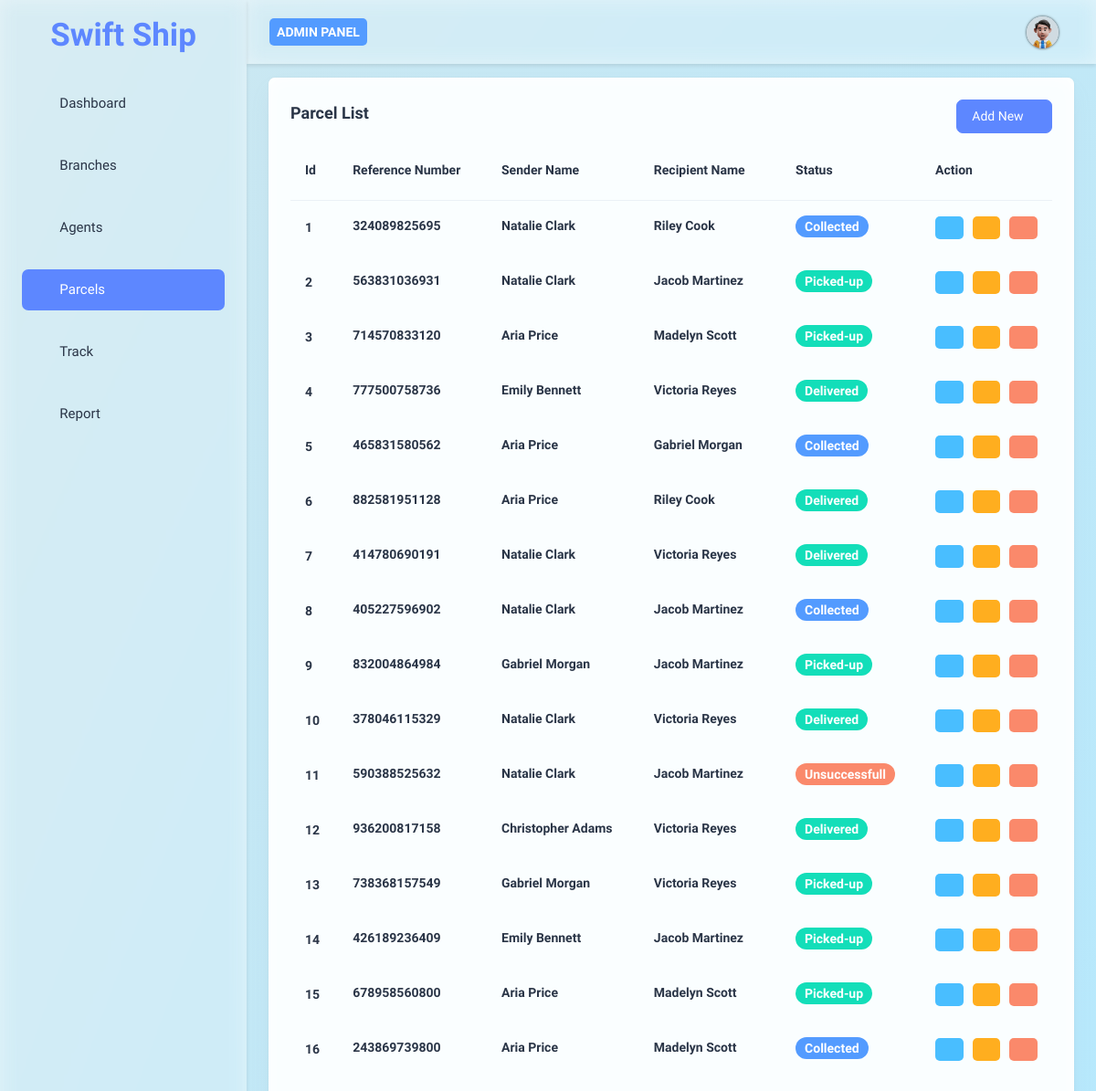
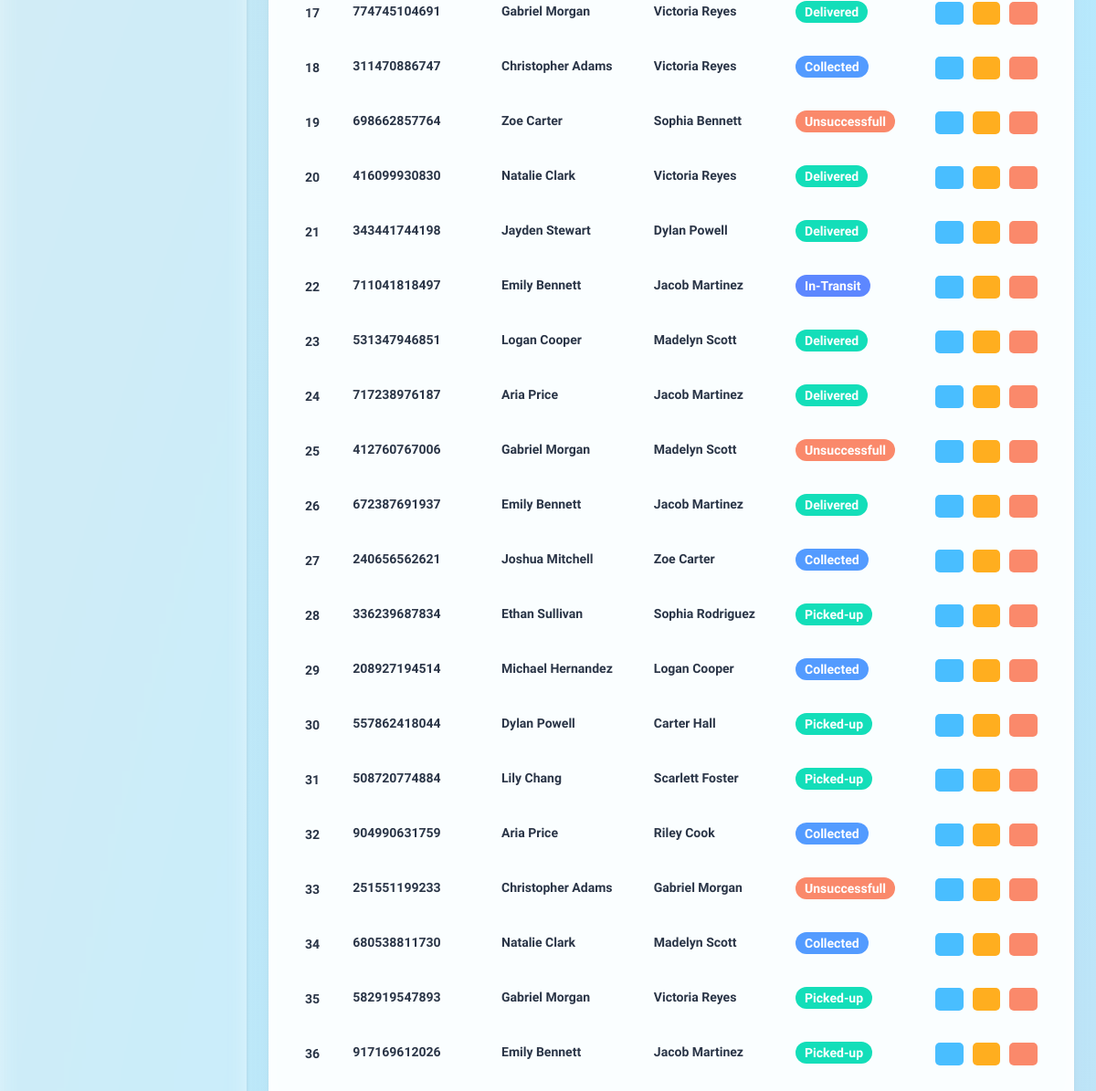
The app's page /admin/php/parcel_list.php (signed in) with its own data (2 pictures, top to bottom).
### tables this page shows
CREATE TABLE `parcels` (
  `id` int(30) NOT NULL,
  `reference_number` varchar(100) NOT NULL,
  `sender_name` text NOT NULL,
  `sender_address` text NOT NULL,
  `sender_contact` text NOT NULL,
  `recipient_name` text NOT NULL,
  `recipient_address` text NOT NULL,
  `recipient_contact` text NOT NULL,
  `type` int(1) NOT NULL COMMENT '1 = Deliver, 2=Pickup',
  `from_branch_id` varchar(30) NOT NULL,
  `to_branch_id` varchar(30) NOT NULL,
  `weight` varchar(100) NOT NULL,
  `height` varchar(100) NOT NULL,
  `width` varchar(100) NOT NULL,
  `length` varchar(100) NOT NULL,
  `price` float NOT NULL,
  `status` int(2) NOT NULL DEFAULT 0,
  `date_created` datetime NOT NULL DEFAULT current_timestamp()
);

### admin/php/parcel_list.php (the view, shortened to what this page needs)
<?php
if (isset($_SESSION["log_email"])) {
?>
<!DOCTYPE html>
<html lang="en">
<head>
    <link rel="stylesheet" href="../assets/css/styles.min.css">
</head>
<body>
    <div class="page-wrapper" id="main-wrapper" data-layout="vertical" data-navbarbg="skin6" data-sidebartype="full"
        data-sidebar-position="fixed" data-header-position="fixed">
        <?php include("sidebar.php") ?>
        <div class="body-wrapper">
            <?php include("header.php") ?>
            <div class="container-fluid">
                <div class="row">
                    <div class="col-lg-12 d-flex align-items-stretch">
                        <div class="card w-100">
                            <div class="card-body p-4">
                                <div class="col-md-12 d-flex justify-content-between align-items-center mb-3">
                                    <h5 class="card-title fw-semibold">Parcel List</h5>
                                    <button type="button" data-bs-toggle="modal" data-bs-target="#addParcelModal"
                                        class="btn btn-primary">
                                        Add New <i class="ti ti-plus"></i>
                                    </button>
                                </div>
                                <div class="table-responsive">
                                    <table id="table-data" class="table text-nowrap mb-0 align-middle">
                                        <thead class="text-dark">
                                            <tr>
                                                <th class="border-bottom-1">
                                                    <h6 class="fw-semibold">Id</h6>
                                                </th>
                                                <th class="border-bottom-1">
                                                    <h6 class="fw-semibold">Reference Number</h6>
                                                </th>
                                                <th class="border-bottom-1">
                                                    <h6 class="fw-semibold">Sender Name</h6>
                                                </th>
                                                <th class="border-bottom-1">
                                                    <h6 class="fw-semibold">Recipient Name</h6>
                                                </th>
                                                <th class="border-bottom-1">
                                                    <h6 class="fw-semibold">Status</h6>
                                                </th>
                                                <th class="border-bottom-1">
                                                    <h6 class="fw-semibold">Action</h6>
                                                </th>
                                            </tr>
                                        </thead>
                                        <tbody>
                                            <?php
                                                if ($_SESSION['log_type'] == '2') {
                                                    $log_branchId = $_SESSION['log_branchId'];
                                                    $qry = $conn->query("SELECT * FROM parcels WHERE from_branch_id = $log_branchId order by  unix_timestamp(date_created) desc");
                                                } else {
                                                    $qry = $conn->query("SELECT * FROM parcels order by  unix_timestamp(date_created) desc ");
                                                }
                                                $index = 1;
                                                while ($row = $qry->fetch_assoc()) :
                                                ?>
                                            <tr>
                                                <td class="border-bottom-0">
                                                    <h6 class="fw-semibold mb-0">
                                                        <?php echo $index;
                                                                $index++ ?>
                                                    </h6>
                                                </td>
                                                <td class="border-bottom-0">
                                                    <h6 class="fw-semibold mb-1">
                                                        <?php echo ($row['reference_number']) ?>
                                                    </h6>
                                                </td>
                                                <td class="border-bottom-0">
                                                    <h6 class="fw-semibold mb-1">
                                                        <?php echo ucwords($row['sender_name']) ?>
                                                    </h6>
                                                </td>
                                                <td class="border-bottom-0">
                                                    <div class="d-flex align-items-center gap-2">
                                                        <h6 class="fw-semibold mb-1">
                                                            <?php echo ucwords($row['recipient_name']) ?>
                                                        </h6>
                                                    </div>
                                                </td>
                                                <td class="border-bottom-0">
                                                    <h6 class="fw-semibold mb-1">
                                                        <?php
                                                                switch ($row['status']) {
                                                                    case '1':
                                                                        echo "<span class='badge bg-info rounded-3 fw-semibold'> Collected</span>";
                                                                        break;
                                                                    case '3':
                                                                        echo "<span class='badge bg-primary rounded-3 fw-semibold'> In-Transit</span>";
                                                                        break;
                                                                    case '7':
                                                                        echo "<span class='badge bg-success rounded-3 fw-semibold'>Delivered</span>";
                                                                        break;
                                                                    case '8':
                                                                        echo "<span class='badge bg-success rounded-3 fw-semibold'>Picked-up</span>";
                                                                        break;
                                                                    case '9':
                                                                        echo "<span class='badge bg-danger rounded-3 fw-semibold'> Unsuccessfull</span>";
                                                                        break;
                                                                }
                                                                ?>
                                                    </h6>
                                                </td>
                                                <td class="border-bottom-0">
                                                    <div class="d-flex align-items-center justify-content-between">
                                                        <a href="#" data-bs-toggle="modal" data-bs-target="#trackModal"
                                                            data-parcel="<?php echo $row['id']; ?>"
                                                            onclick="viewParcelDetails()">
                                                            <span class="badge bg-secondary rounded-1 me-1">
                                                                <i class="ti ti-eye text-dark"></i>
                                                            </span>
                                                        </a>
                                                        <?php
                                                                if ($_SESSION['log_type'] != '2') { ?>
                                                        <a href="#" class="edit-parcel-btn" data-bs-toggle="modal"
                                                            data-bs-target="#editParcelModal"
                                                            data-parcel-id="<?php echo $row['id']; ?>">
                                                            <span class="badge bg-warning rounded-1 me-1">
                                                                <i class="ti ti-edit text-dark"></i>
                                                            </span>
                                                        </a>
                                                        <a href="#" onclick="deleteParcel(<?php echo $row['id']; ?>)">
                                                            <span class="badge bg-danger rounded-1">
                                                                <i class="ti ti-trash text-dark"></i>
                                                            </span>
                                                        </a>
                                                        <?php } ?>
                                                    </div>
                                                </td>
                                            </tr>
                                            <?php endwhile; ?>
                                        </tbody>
                                    </table>
                                </div>
                            </div>
                        </div>
                    </div>
                </div>
            </div>
        </div>
    </div>
</body>
</html>
<?php
} else {
    header("Location: ../../index.php");
}
?>

### records on screen
parcels: reference_number "324089825695", sender_name "Natalie Clark", recipient_name "Riley Cook", status "Collected"
parcels: reference_number "563831036931", sender_name "Natalie Clark", recipient_name "Jacob Martinez", status "Picked-up"
parcels: reference_number "714570833120", sender_name "Aria Price", recipient_name "Madelyn Scott", status "Picked-up"
parcels: reference_number "777500758736", sender_name "Emily Bennett", recipient_name "Victoria Reyes", status "Delivered"
parcels: reference_number "465831580562", sender_name "Aria Price", recipient_name "Gabriel Morgan", status "Collected"
parcels: reference_number "882581951128", sender_name "Aria Price", recipient_name "Riley Cook", status "Delivered"
parcels: reference_number "414780690191", sender_name "Natalie Clark", recipient_name "Victoria Reyes", status "Delivered"
parcels: reference_number "405227596902", sender_name "Natalie Clark", recipient_name "Jacob Martinez", status "Collected"
parcels: reference_number "832004864984", sender_name "Gabriel Morgan", recipient_name "Jacob Martinez", status "Picked-up"
parcels: reference_number "378046115329", sender_name "Natalie Clark", recipient_name "Victoria Reyes", status "Delivered"
parcels: reference_number "590388525632", sender_name "Natalie Clark", recipient_name "Jacob Martinez", status "Unsuccessfull"
parcels: reference_number "936200817158", sender_name "Christopher Adams", recipient_name "Victoria Reyes", status "Delivered"
parcels: reference_number "738368157549", sender_name "Gabriel Morgan", recipient_name "Victoria Reyes", status "Picked-up"
parcels: reference_number "426189236409", sender_name "Emily Bennett", recipient_name "Jacob Martinez", status "Picked-up"
parcels: reference_number "678958560800", sender_name "Aria Price", recipient_name "Madelyn Scott", status "Picked-up"
parcels: reference_number "243869739800", sender_name "Aria Price", recipient_name "Madelyn Scott", status "Collected"
parcels: reference_number "774745104691", sender_name "Gabriel Morgan", recipient_name "Victoria Reyes", status "Delivered"
parcels: reference_number "311470886747", sender_name "Christopher Adams", recipient_name "Victoria Reyes", status "Collected"
parcels: reference_number "698662857764", sender_name "Zoe Carter", recipient_name "Sophia Bennett", status "Unsuccessfull"
parcels: reference_number "416099930830", sender_name "Natalie Clark", recipient_name "Victoria Reyes", status "Delivered"
parcels: reference_number "343441744198", sender_name "Jayden Stewart", recipient_name "Dylan Powell", status "Delivered"
parcels: reference_number "711041818497", sender_name "Emily Bennett", recipient_name "Jacob Martinez", status "In-Transit"
parcels: reference_number "531347946851", sender_name "Logan Cooper", recipient_name "Madelyn Scott", status "Delivered"
parcels: reference_number "717238976187", sender_name "Aria Price", recipient_name "Jacob Martinez", status "Delivered"
parcels: reference_number "412760767006", sender_name "Gabriel Morgan", recipient_name "Madelyn Scott", status "Unsuccessfull"
parcels: reference_number "672387691937", sender_name "Emily Bennett", recipient_name "Jacob Martinez", status "Delivered"
parcels: reference_number "240656562621", sender_name "Joshua Mitchell", recipient_name "Zoe Carter", status "Collected"
parcels: reference_number "336239687834", sender_name "Ethan Sullivan", recipient_name "Sophia Rodriguez", status "Picked-up"
parcels: reference_number "208927194514", sender_name "Michael Hernandez", recipient_name "Logan Cooper", status "Collected"
parcels: reference_number "557862418044", sender_name "Dylan Powell", recipient_name "Carter Hall", status "Picked-up"
parcels: reference_number "508720774884", sender_name "Lily Chang", recipient_name "Scarlett Foster", status "Picked-up"
parcels: reference_number "904990631759", sender_name "Aria Price", recipient_name "Riley Cook", status "Collected"
parcels: reference_number "251551199233", sender_name "Christopher Adams", recipient_name "Gabriel Morgan", status "Unsuccessfull"
parcels: reference_number "680538811730", sender_name "Natalie Clark", recipient_name "Madelyn Scott", status "Collected"
parcels: reference_number "582919547893", sender_name "Gabriel Morgan", recipient_name "Victoria Reyes", status "Picked-up"
parcels: reference_number "917169612026", sender_name "Emily Bennett", recipient_name "Jacob Martinez", status "Picked-up"
